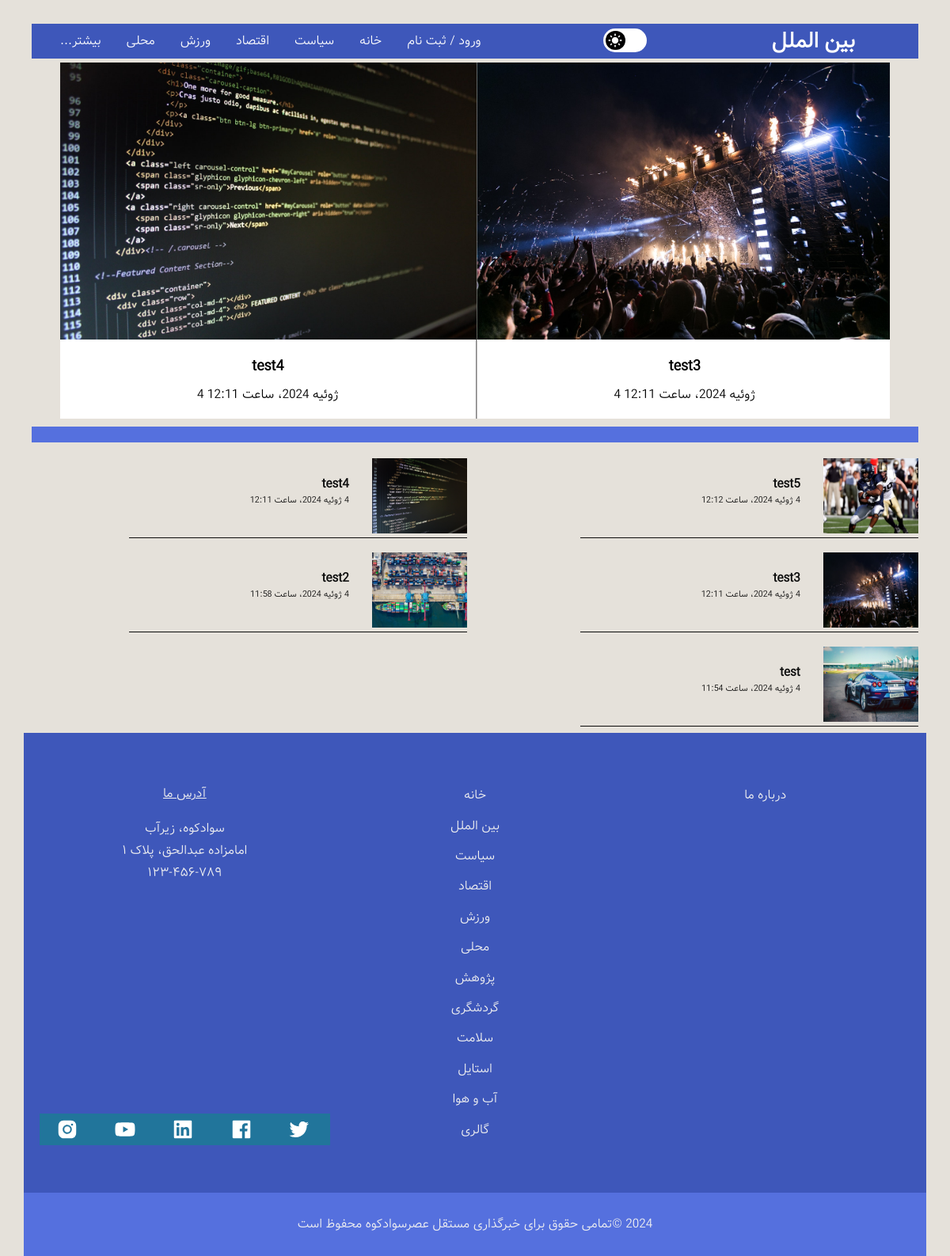
Screenshot of /world/ with the database file from the repository.
### news/models.py (models this page shows, shortened)
class Article(models.Model):
    title = models.CharField(max_length=200, verbose_name='عنوان')
    category = models.ForeignKey(Category, on_delete=models.CASCADE, verbose_name='دسته بندی')
    cover_image = models.ImageField(upload_to='static/images', verbose_name='تصویر کاور', null=True, blank=True)
    content = models.TextField(verbose_name='محتوا')
    author = models.CharField(max_length=200, verbose_name='نویسنده')
    created_at = models.DateTimeField(auto_now_add=True, verbose_name='تاریخ ایجاد')
    slide_show = models.BooleanField(default=False, verbose_name='نمایش خبر در اسلایدر دسته بندی')
    is_urgent = models.BooleanField(default=False, verbose_name='نمایش خبر در اسلایدر صفحه اصلی')
    slug = models.SlugField(max_length=200, db_index=True, allow_unicode=True ,verbose_name='عنوان در url')
    is_active = models.BooleanField(default=False, verbose_name='قابل مشاهده / غیرقابل مشاهده')
    class Meta:
        verbose_name = 'خبر'
        verbose_name_plural = 'اخبار'

### news/views.py (the view)
# urls.py: path('world/', views.WorldListView.as_view(), name='world-page'),
class WorldListView(ListView):
    template_name = 'news/world.html'
    model = Article
    context_object_name = 'news'
    ordering = ['created_at']
    def get_queryset(self):
        return Article.objects.filter(category__url_title="world").order_by('-id')

### template/news/world.html (shortened to what this page needs)
{% load static %}
<!DOCTYPE html>
<html class="no-js" lang="fa" dir="rtl">
<head>
    <link href="https://stackpath.bootstrapcdn.com/font-awesome/4.7.0/css/font-awesome.min.css" rel="stylesheet"
>
    <link rel="stylesheet" href="{% static 'css/normalize.css' %}">
    <link rel="stylesheet" href="{% static 'css/main.css' %}">
</head>
<body id="top" class="body_color">
    <div class="content-wrap main_color">
        <header role="banner">
          <section class="nav-section content_color1">
            <div class="logo">
              <a href="{% url 'home_page' %}" title="Frivizn logo">بین الملل</a>
            </div>
            <div id="DL_mode" class="bg_white">
              <div id="DL_btn" class="bg_black">
                  <img id="DL_status" src="{% static 'images/light.png' %}" alt="">
              </div>
            </div>
            <nav class="nav-menu" role="navigation">
              <ul class="nav-links">
                {% if request.user.is_authenticated %}
                  <li><a href="{% url 'logout_page' %}" title="logout">خروج</a></li>
                {% else %}
                  <li><a href="{% url 'register_page' %}" title="register">ورود / ثبت نام</a></li>
                {% endif %}
                <li><a href="{% url 'home_page' %}" title="Home">خانه</a></li>
                <li><a href="{% url 'politics-page' %}" title="Politics">سیاست</a></li>
                <li><a href="{% url 'economy-page' %}" title="Business">اقتصاد</a></li>
                <li><a href="{% url 'sport-page' %}" title="Sport">ورزش</a></li>
                <li><a href="{% url 'local-page' %}" title="Entertainment">محلی</a></li>
                <li>
                  <a title="More">بیشتر...<span class="dropdown-toggle" aria-expanded="false"></span>
                    <span class="screen-reader-text">Expand child menu</span></a>
                </li>
              </ul>
            </nav>
          </section>
        </header>
        <main class="main" role="main">
          <section class="slider">
            <div class="main_container">
                <div class="slide_container" id="slide_container">
                    <div id="slides" class="slides">
                      {% for new in news %}
                        {% if new.slide_show %}
                          <a href="{% url 'article-detail' pk=new.id  %}">
                            <div class="slide" id="slide11">
                                <img src="{{ new.cover_image.url }}">
                                <div class="news_details">
                                  <h3>{{ new.title }}</h3>
                                  <p>{{ new.created_at }}</p>
                                </div>
                            </div>
                          </a>
                        {% endif %}
                      {% endfor %}
                    </div>
                </div>
            </div>
          </section>
          <section class="news">
            <h2 class="content_color2"></h2>
            {% for new in news %}
                <div class="story">
                  <a href="{% url 'article-detail' pk=new.id  %}">
                    <div class="story-img">
                {% if new.cover_image %}
                    <img src="{{ new.cover_image.url }}" alt="">
                {% else %}
                    <img src="{% static 'images/business4.jpg' %}" alt="news">
                {% endif %}
                    </div>
                    <div class="story-headline">
                      <h3 class="color_b">{{ new.title }}</h3>
                      <p class="exact-time color_b">{{ new.created_at }}</p>
                    </div>
                  </a>
                </div>
            {% endfor %}
          </section>
        </main>
        <div class="footer-links content_color1">
          <ul class="social-media-links" style="align-items: center;">
            <li><a href="http://twitter.com"><img src="{% static 'images/twitter.png' %}" alt=""><span class="screen-reader-text">توییتر</span></a></li>
       	    <li><a href="http://facebook.com"><img src="{% static 'images/facebook.png' %}" alt=""><span class="screen-reader-text">فیسبوک</span></a></li>
            <li><a href="http://linkedin.com"><img src="{% static 'images/linkedin.png' %}" alt=""><span class="screen-reader-text">لینکداین</span></a></li>
            <li><a href="http://youtube.com"><img src="{% static 'images/youtube.png' %}" alt=""><span class="screen-reader-text">یوتیوب</span></a></li>
            <li><a href="http://instagram.com"><img src="{% static 'images/instagram.png' %}" alt=""><span class="screen-reader-text">اینستاگرام</span></a></li>
          </ul>
          <ul class="main-footer-links">
            <li><a href="{% url 'home_page' %}" title="Home">خانه</a></li>
            <li><a href="{% url 'world-page' %}" title="world">بین الملل</a></li>
            <li><a href="{% url 'politics-page' %}" title="Politics">سیاست</a></li>
            <li><a href="{% url 'economy-page' %}" title="Business">اقتصاد</a></li>
            <li><a href="{% url 'sport-page' %}" title="Sport">ورزش</a></li>
            <li><a href="{% url 'local-page' %}" title="Entertainment">محلی</a></li>
            <li><a href="{% url 'science-page' %}" title="Science">پژوهش</a></li>
            <li><a href="{% url 'travel-page' %}" title="Travel">گردشگری</a></li>
            <li><a href="{% url 'health-page' %}" title="Health">سلامت</a></li>
            <li><a href="{% url 'style-page' %}" title="Style">استایل</a></li>
            <li><a href="{% url 'weather-page' %}" title="Weather">آب و هوا</a></li>
            <li><a href="{% url 'gallery-page' %}" title="Video">گالری</a></li>
          </ul>
          <ul class="info-links">
            <li><a href="{% url 'about_page' %}" title="About Us">درباره ما</a></li>
          </ul>
          <ul class="our-address">
            <li>آدرس ما</li>
            <li>سوادکوه، زیرآب</li>
            <li>امامزاده عبدالحق، پلاک ۱</li>
            <li>۱۲۳-۴۵۶-۷۸۹</li>
          </ul>
        </div>
        <footer class="content_color2" role="contentinfo">
          <p class="content_color2">2024 &copy;تمامی حقوق برای خبرگذاری مستقل عصرسوادکوه محفوظ است</p>
        </footer>
    </div>
</body>
</html>

### rows the page displays
Article: cover_image (picture), title "test4", created_at "4 ژوئیه 2024، ساعت 12:11"
Article: cover_image (picture), title "test3", created_at "4 ژوئیه 2024، ساعت 12:11"
Article: cover_image (picture), title "test5", created_at "4 ژوئیه 2024، ساعت 12:12"
Article: cover_image (picture), title "test2", created_at "4 ژوئیه 2024، ساعت 11:58"
Article: cover_image (picture), title "test", created_at "4 ژوئیه 2024، ساعت 11:54"
